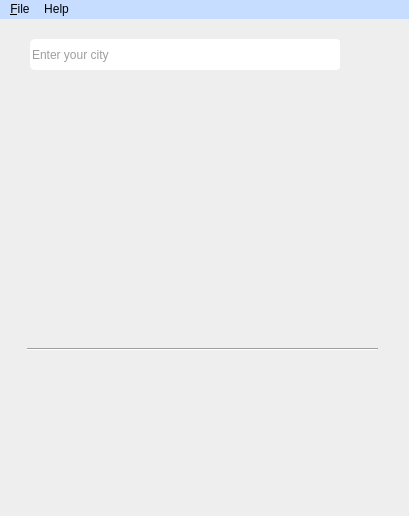
<?xml version="1.0" encoding="UTF-8"?>
<ui version="4.0">
 <class>MainWindow</class>
 <widget class="QMainWindow" name="MainWindow">
  <property name="geometry">
   <rect>
    <x>0</x>
    <y>0</y>
    <width>409</width>
    <height>516</height>
   </rect>
  </property>
  <property name="windowTitle">
   <string>Weather App</string>
  </property>
  <property name="windowIcon">
   <iconset>
    <normaloff>img/partly_clouds.png</normaloff>img/partly_clouds.png</iconset>
  </property>
  <property name="autoFillBackground">
   <bool>false</bool>
  </property>
  <property name="styleSheet">
   <string notr="true">background-color: rgb(238, 238, 238);</string>
  </property>
  <widget class="QWidget" name="centralwidget">
   <widget class="QLabel" name="label_city">
    <property name="geometry">
     <rect>
      <x>20</x>
      <y>60</y>
      <width>371</width>
      <height>41</height>
     </rect>
    </property>
    <property name="styleSheet">
     <string notr="true">font: 700 17pt &quot;Segoe UI&quot;;
border-radius:5px;
color: #3a3d42;</string>
    </property>
    <property name="text">
     <string/>
    </property>
    <property name="alignment">
     <set>Qt::AlignCenter</set>
    </property>
   </widget>
   <widget class="QLineEdit" name="city_text">
    <property name="geometry">
     <rect>
      <x>30</x>
      <y>20</y>
      <width>311</width>
      <height>31</height>
     </rect>
    </property>
    <property name="styleSheet">
     <string notr="true">background-color: rgb(255, 255, 255);
font: 600 11pt &quot;Segoe UI&quot;;
color: #3a3d42;
border-radius:5px;</string>
    </property>
    <property name="placeholderText">
     <string>Enter your city</string>
    </property>
   </widget>
   <widget class="QLabel" name="label_date">
    <property name="geometry">
     <rect>
      <x>20</x>
      <y>110</y>
      <width>371</width>
      <height>21</height>
     </rect>
    </property>
    <property name="styleSheet">
     <string notr="true">font: 500 10pt &quot;Segoe UI&quot;;
color: #3a3d42;
border-radius:5px;</string>
    </property>
    <property name="text">
     <string/>
    </property>
    <property name="alignment">
     <set>Qt::AlignCenter</set>
    </property>
   </widget>
   <widget class="QLabel" name="label_temp">
    <property name="geometry">
     <rect>
      <x>210</x>
      <y>140</y>
      <width>61</width>
      <height>51</height>
     </rect>
    </property>
    <property name="styleSheet">
     <string notr="true">font: 700 22pt &quot;Segoe UI&quot;;
font: 22pt &quot;Arial&quot;;
color: #3a3d42;
border-radius:5px;</string>
    </property>
    <property name="text">
     <string/>
    </property>
    <property name="alignment">
     <set>Qt::AlignCenter</set>
    </property>
   </widget>
   <widget class="QLabel" name="label_c">
    <property name="geometry">
     <rect>
      <x>270</x>
      <y>150</y>
      <width>31</width>
      <height>31</height>
     </rect>
    </property>
    <property name="styleSheet">
     <string notr="true">font: 700 15pt &quot;Segoe UI&quot;;
color: rgb(0, 85, 255);
border-radius:5px;</string>
    </property>
    <property name="text">
     <string/>
    </property>
   </widget>
   <widget class="QLabel" name="label_min_temp">
    <property name="geometry">
     <rect>
      <x>230</x>
      <y>200</y>
      <width>31</width>
      <height>31</height>
     </rect>
    </property>
    <property name="styleSheet">
     <string notr="true">color: rgb(255, 0, 0);
font: 700 10pt &quot;Segoe UI&quot;;</string>
    </property>
    <property name="text">
     <string/>
    </property>
    <property name="alignment">
     <set>Qt::AlignCenter</set>
    </property>
   </widget>
   <widget class="QLabel" name="label_line">
    <property name="geometry">
     <rect>
      <x>260</x>
      <y>200</y>
      <width>21</width>
      <height>31</height>
     </rect>
    </property>
    <property name="styleSheet">
     <string notr="true">color: rgb(98, 98, 98);
font: 700 12pt &quot;Segoe UI&quot;;</string>
    </property>
    <property name="text">
     <string/>
    </property>
    <property name="alignment">
     <set>Qt::AlignCenter</set>
    </property>
   </widget>
   <widget class="QLabel" name="label_max_temp">
    <property name="geometry">
     <rect>
      <x>280</x>
      <y>200</y>
      <width>31</width>
      <height>31</height>
     </rect>
    </property>
    <property name="styleSheet">
     <string notr="true">color: rgb(0, 85, 255);
font: 700 10pt &quot;Segoe UI&quot;;</string>
    </property>
    <property name="text">
     <string/>
    </property>
    <property name="alignment">
     <set>Qt::AlignCenter</set>
    </property>
   </widget>
   <widget class="Line" name="line">
    <property name="geometry">
     <rect>
      <x>27</x>
      <y>320</y>
      <width>351</width>
      <height>20</height>
     </rect>
    </property>
    <property name="orientation">
     <enum>Qt::Horizontal</enum>
    </property>
   </widget>
   <widget class="QLabel" name="label_description">
    <property name="geometry">
     <rect>
      <x>80</x>
      <y>200</y>
      <width>131</width>
      <height>31</height>
     </rect>
    </property>
    <property name="styleSheet">
     <string notr="true">font: 600 12pt &quot;Segoe UI&quot;;
border-radius:5px;
color: #3a3d42;</string>
    </property>
    <property name="text">
     <string/>
    </property>
    <property name="alignment">
     <set>Qt::AlignCenter</set>
    </property>
   </widget>
   <widget class="QLabel" name="label_wind">
    <property name="geometry">
     <rect>
      <x>100</x>
      <y>260</y>
      <width>191</width>
      <height>21</height>
     </rect>
    </property>
    <property name="styleSheet">
     <string notr="true">font: 600 10pt &quot;Segoe UI&quot;;
border-radius:5px;
color: #3a3d42;</string>
    </property>
    <property name="text">
     <string/>
    </property>
    <property name="alignment">
     <set>Qt::AlignCenter</set>
    </property>
   </widget>
   <widget class="QLabel" name="label_prec">
    <property name="geometry">
     <rect>
      <x>100</x>
      <y>290</y>
      <width>191</width>
      <height>21</height>
     </rect>
    </property>
    <property name="styleSheet">
     <string notr="true">font: 600 10pt &quot;Segoe UI&quot;;
border-radius:5px;
color: #3a3d42;</string>
    </property>
    <property name="text">
     <string/>
    </property>
    <property name="alignment">
     <set>Qt::AlignCenter</set>
    </property>
   </widget>
   <widget class="QLabel" name="label_icon">
    <property name="geometry">
     <rect>
      <x>110</x>
      <y>140</y>
      <width>71</width>
      <height>51</height>
     </rect>
    </property>
    <property name="text">
     <string/>
    </property>
   </widget>
   <widget class="QLabel" name="label_icon1">
    <property name="geometry">
     <rect>
      <x>40</x>
      <y>390</y>
      <width>51</width>
      <height>41</height>
     </rect>
    </property>
    <property name="styleSheet">
     <string notr="true"/>
    </property>
    <property name="text">
     <string/>
    </property>
    <property name="alignment">
     <set>Qt::AlignCenter</set>
    </property>
   </widget>
   <widget class="QLabel" name="label_date1">
    <property name="geometry">
     <rect>
      <x>40</x>
      <y>350</y>
      <width>51</width>
      <height>41</height>
     </rect>
    </property>
    <property name="styleSheet">
     <string notr="true">font: 600 11pt &quot;Segoe UI&quot;;
color: #3a3d42;</string>
    </property>
    <property name="text">
     <string/>
    </property>
    <property name="alignment">
     <set>Qt::AlignCenter</set>
    </property>
   </widget>
   <widget class="QLabel" name="label_temp1">
    <property name="geometry">
     <rect>
      <x>40</x>
      <y>430</y>
      <width>51</width>
      <height>41</height>
     </rect>
    </property>
    <property name="styleSheet">
     <string notr="true">font: 600 11pt &quot;Segoe UI&quot;;
color: #3a3d42;</string>
    </property>
    <property name="text">
     <string/>
    </property>
    <property name="alignment">
     <set>Qt::AlignCenter</set>
    </property>
   </widget>
   <widget class="QLabel" name="label_date2">
    <property name="geometry">
     <rect>
      <x>130</x>
      <y>350</y>
      <width>51</width>
      <height>41</height>
     </rect>
    </property>
    <property name="styleSheet">
     <string notr="true">font: 600 11pt &quot;Segoe UI&quot;;
color: #3a3d42;</string>
    </property>
    <property name="text">
     <string/>
    </property>
    <property name="alignment">
     <set>Qt::AlignCenter</set>
    </property>
   </widget>
   <widget class="QLabel" name="label_icon2">
    <property name="geometry">
     <rect>
      <x>130</x>
      <y>390</y>
      <width>51</width>
      <height>41</height>
     </rect>
    </property>
    <property name="styleSheet">
     <string notr="true"/>
    </property>
    <property name="text">
     <string/>
    </property>
    <property name="alignment">
     <set>Qt::AlignCenter</set>
    </property>
   </widget>
   <widget class="QLabel" name="label_temp2">
    <property name="geometry">
     <rect>
      <x>130</x>
      <y>430</y>
      <width>51</width>
      <height>41</height>
     </rect>
    </property>
    <property name="styleSheet">
     <string notr="true">font: 600 11pt &quot;Segoe UI&quot;;
color: #3a3d42;</string>
    </property>
    <property name="text">
     <string/>
    </property>
    <property name="alignment">
     <set>Qt::AlignCenter</set>
    </property>
   </widget>
   <widget class="QLabel" name="label_date3">
    <property name="geometry">
     <rect>
      <x>220</x>
      <y>350</y>
      <width>51</width>
      <height>41</height>
     </rect>
    </property>
    <property name="styleSheet">
     <string notr="true">font: 600 11pt &quot;Segoe UI&quot;;
color: #3a3d42;</string>
    </property>
    <property name="text">
     <string/>
    </property>
    <property name="alignment">
     <set>Qt::AlignCenter</set>
    </property>
   </widget>
   <widget class="QLabel" name="label_icon3">
    <property name="geometry">
     <rect>
      <x>220</x>
      <y>390</y>
      <width>51</width>
      <height>41</height>
     </rect>
    </property>
    <property name="styleSheet">
     <string notr="true"/>
    </property>
    <property name="text">
     <string/>
    </property>
    <property name="alignment">
     <set>Qt::AlignCenter</set>
    </property>
   </widget>
   <widget class="QLabel" name="label_temp3">
    <property name="geometry">
     <rect>
      <x>220</x>
      <y>430</y>
      <width>51</width>
      <height>41</height>
     </rect>
    </property>
    <property name="styleSheet">
     <string notr="true">font: 600 11pt &quot;Segoe UI&quot;;
color: #3a3d42;</string>
    </property>
    <property name="text">
     <string/>
    </property>
    <property name="alignment">
     <set>Qt::AlignCenter</set>
    </property>
   </widget>
   <widget class="QLabel" name="label_date4">
    <property name="geometry">
     <rect>
      <x>310</x>
      <y>350</y>
      <width>51</width>
      <height>41</height>
     </rect>
    </property>
    <property name="styleSheet">
     <string notr="true">font: 600 11pt &quot;Segoe UI&quot;;
color: #3a3d42;</string>
    </property>
    <property name="text">
     <string/>
    </property>
    <property name="alignment">
     <set>Qt::AlignCenter</set>
    </property>
   </widget>
   <widget class="QLabel" name="label_temp4">
    <property name="geometry">
     <rect>
      <x>310</x>
      <y>430</y>
      <width>51</width>
      <height>41</height>
     </rect>
    </property>
    <property name="styleSheet">
     <string notr="true">font: 600 11pt &quot;Segoe UI&quot;;
color: #3a3d42;</string>
    </property>
    <property name="text">
     <string/>
    </property>
    <property name="alignment">
     <set>Qt::AlignCenter</set>
    </property>
   </widget>
   <widget class="QLabel" name="label_icon4">
    <property name="geometry">
     <rect>
      <x>310</x>
      <y>390</y>
      <width>51</width>
      <height>41</height>
     </rect>
    </property>
    <property name="styleSheet">
     <string notr="true"/>
    </property>
    <property name="text">
     <string/>
    </property>
    <property name="alignment">
     <set>Qt::AlignCenter</set>
    </property>
   </widget>
   <widget class="QPushButton" name="btn_city">
    <property name="geometry">
     <rect>
      <x>340</x>
      <y>20</y>
      <width>61</width>
      <height>31</height>
     </rect>
    </property>
    <property name="styleSheet">
     <string notr="true">border-radius:25%;</string>
    </property>
    <property name="text">
     <string/>
    </property>
    <property name="icon">
     <iconset>
      <normaloff>img/search.png</normaloff>img/search.png</iconset>
    </property>
    <property name="iconSize">
     <size>
      <width>48</width>
      <height>28</height>
     </size>
    </property>
   </widget>
  </widget>
  <widget class="QStatusBar" name="statusbar"/>
  <widget class="QMenuBar" name="menubar">
   <property name="geometry">
    <rect>
     <x>0</x>
     <y>0</y>
     <width>409</width>
     <height>22</height>
    </rect>
   </property>
   <property name="styleSheet">
    <string notr="true">background-color: rgb(198, 221, 255);</string>
   </property>
   <widget class="QMenu" name="menu_File">
    <property name="title">
     <string>&amp;File</string>
    </property>
    <addaction name="exit"/>
   </widget>
   <widget class="QMenu" name="menuHelp">
    <property name="title">
     <string>Help</string>
    </property>
    <addaction name="info"/>
   </widget>
   <addaction name="menu_File"/>
   <addaction name="menuHelp"/>
  </widget>
  <action name="exit">
   <property name="text">
    <string>Exit</string>
   </property>
   <property name="shortcut">
    <string>Esc</string>
   </property>
  </action>
  <action name="info">
   <property name="text">
    <string>Info</string>
   </property>
  </action>
  <action name="about">
   <property name="text">
    <string>about</string>
   </property>
  </action>
 </widget>
 <resources/>
 <connections/>
</ui>
